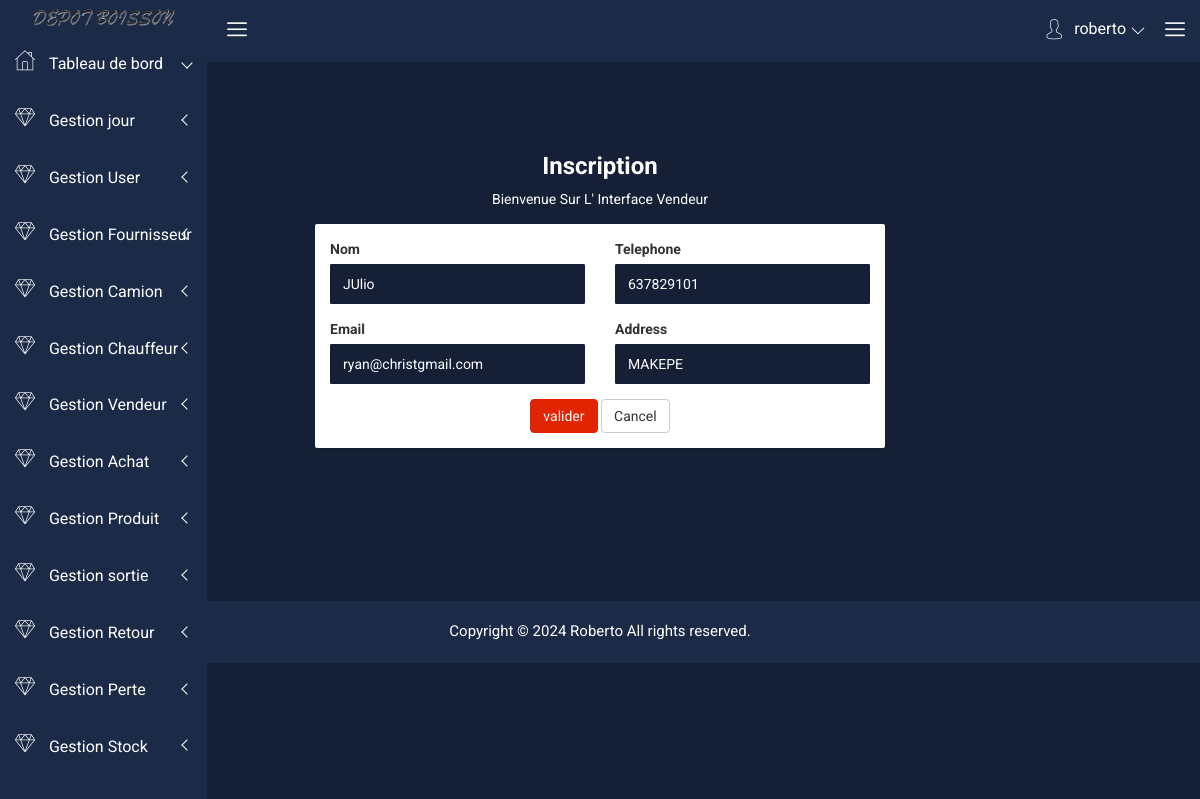
Page /index.php?page=modifierFour&id=1 (signed in) on the committed database.
### tables this page shows
CREATE TABLE `fournisseur` (
  `id_fournisseur` int(255) NOT NULL,
  `nom` varchar(255) NOT NULL,
  `telephone` varchar(255) NOT NULL,
  `adresse` varchar(255) NOT NULL,
  `email` varchar(255) NOT NULL,
  `etat` varchar(255) NOT NULL
);

### model/fournisseur.php (called while the page is built, shortened)
<?php
class fournisseur{
    public function Connect(){
        $host="localhost";
        $dbname="gestions_stocks";
        $user="root";
        $pass="";
    $connect= new PDO("mysql:host=$host;dbname=$dbname",$user,$pass);
    $connect->setAttribute(PDO::ATTR_ERRMODE,PDO::ERRMODE_EXCEPTION);
    return $connect;
    }
    public function detailFour($id){
        $connect=$this->connect();
        $requete=$connect->query("SELECT*FROM fournisseur WHERE etat='en cours' and id_fournisseur=$id");
        $resultat=$requete->fetchAll();
        return $resultat;
      }
}

### vues/modifierFour.php (the view, shortened to what this page needs)
<?php
require("header.php")
?>
    <div class="breadcome-area">
                <div class="container-fluid">
                    <div class="row">
										</div>
											<div class="breadcomb-ctn">
											</div>
										</div>
                                    </div>
                                </div>
                            </div>
    <div class="container-fluid">
      <div class="row">
          <div class="col-lg-3 col-md-3 col-sm-3 col-xs-12"></div>
          <div class="col-md-6 col-md-6 col-sm-6 col-xs-12">
              <div class="text-center custom-login">
                  <h3 style="color: white;">Inscription</h3>
                  <p style="color: white;">Bienvenue Sur L' Interface Vendeur</p>
              </div>
              <div class="hpanel">
                  <div class="panel-body">
                    <form action="" id="loginForm" method="POST">
                      <div class="row">
                      <?php foreach($detailfour as $data) { ?>
                          <div class="form-group col-lg-6">
                              <label>Nom</label>
                              <input type="text" class="form-control" name="nom" placeholder="Entrez Le Nom" value="<?php echo $data['nom']; ?>">
                          </div>
                          <div class="form-group col-lg-6">
                              <label>Telephone</label>
                              <input type="text" name="telephone" class="form-control" placeholder="Entrez Le Numero De Telephone" value="<?php echo $data['telephone']; ?>">
                          </div>
                          <div class="form-group col-lg-6">
                            <label>Email </label>
                            <input type="email" name="email"class="form-control" placeholder="Entrez L' Email " value="<?php echo $data['email']; ?>">
                          </div>
                          <div class="form-group col-lg-6">
                              <label>Address</label>
                              <input type= "text" class="form-control" name="adresse" placeholder="Entrez L' Adresse" value="<?php echo $data['adresse']; ?>">
                          </div>
                          <?php } ?>
                      </div>
                      <div class="text-center">
                          <button type="submit" name="valider" class="btn btn-success loginbtn">valider</button>
                          <button class="btn btn-default">Cancel</button>
                      </div>
                  </form>
                  </div>
              </div>
          </div>
          <div class="col-lg-3 col-md-3 col-sm-3 col-xs-12"></div>
      </div>
      </div>
      <div>
		</div>
 <?php
 require("footer.php")
 ?>

### css/main.css (style rules this page uses)
html { color: #222; font-size: 1em; line-height: 1.4; }

### rows in the picture
fournisseur: nom "JUlio", telephone "637829101", email "ryan@christgmail.com", adresse "MAKEPE"

### other values in the picture
$_SESSION['user'] "roberto"
